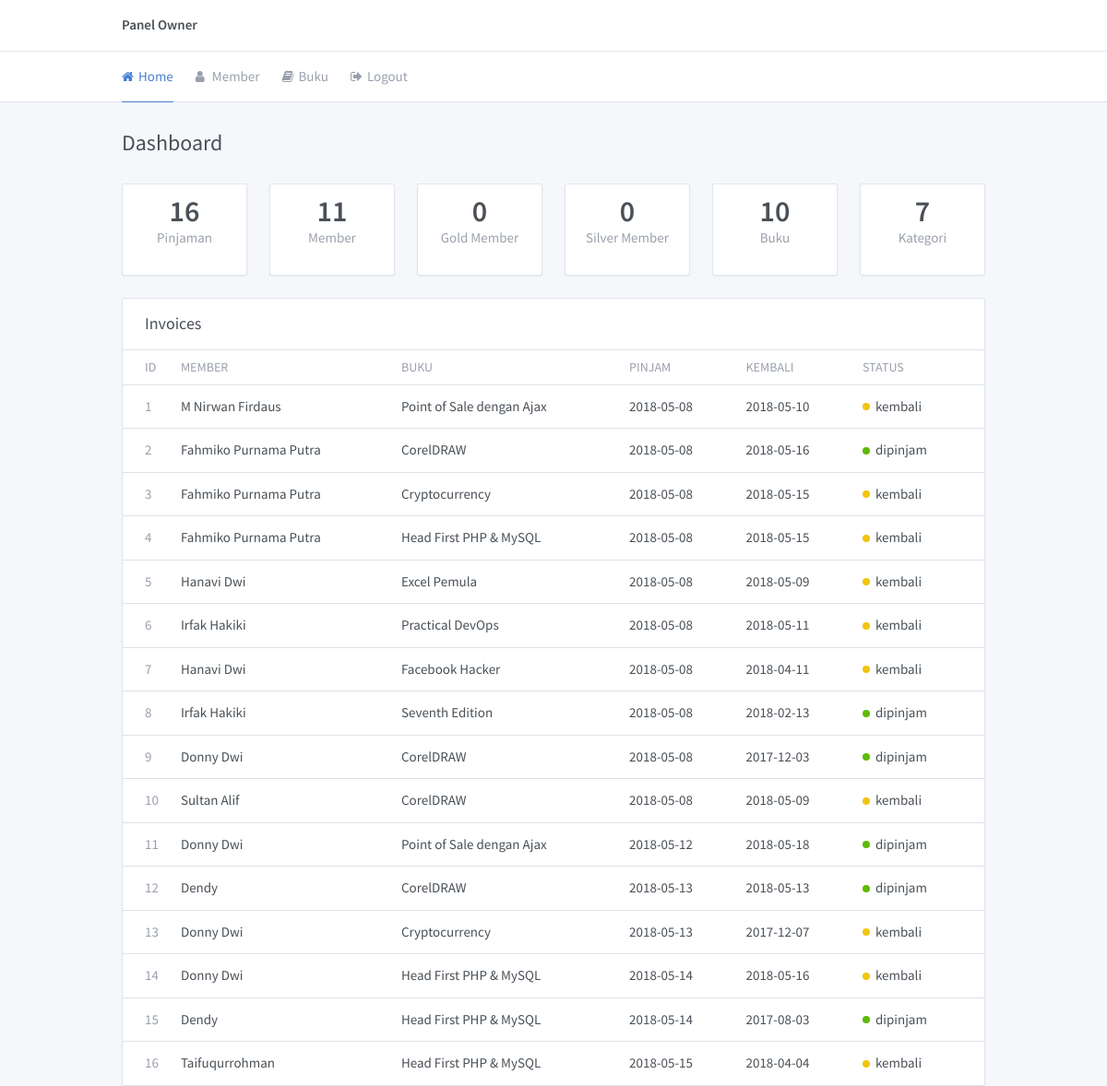
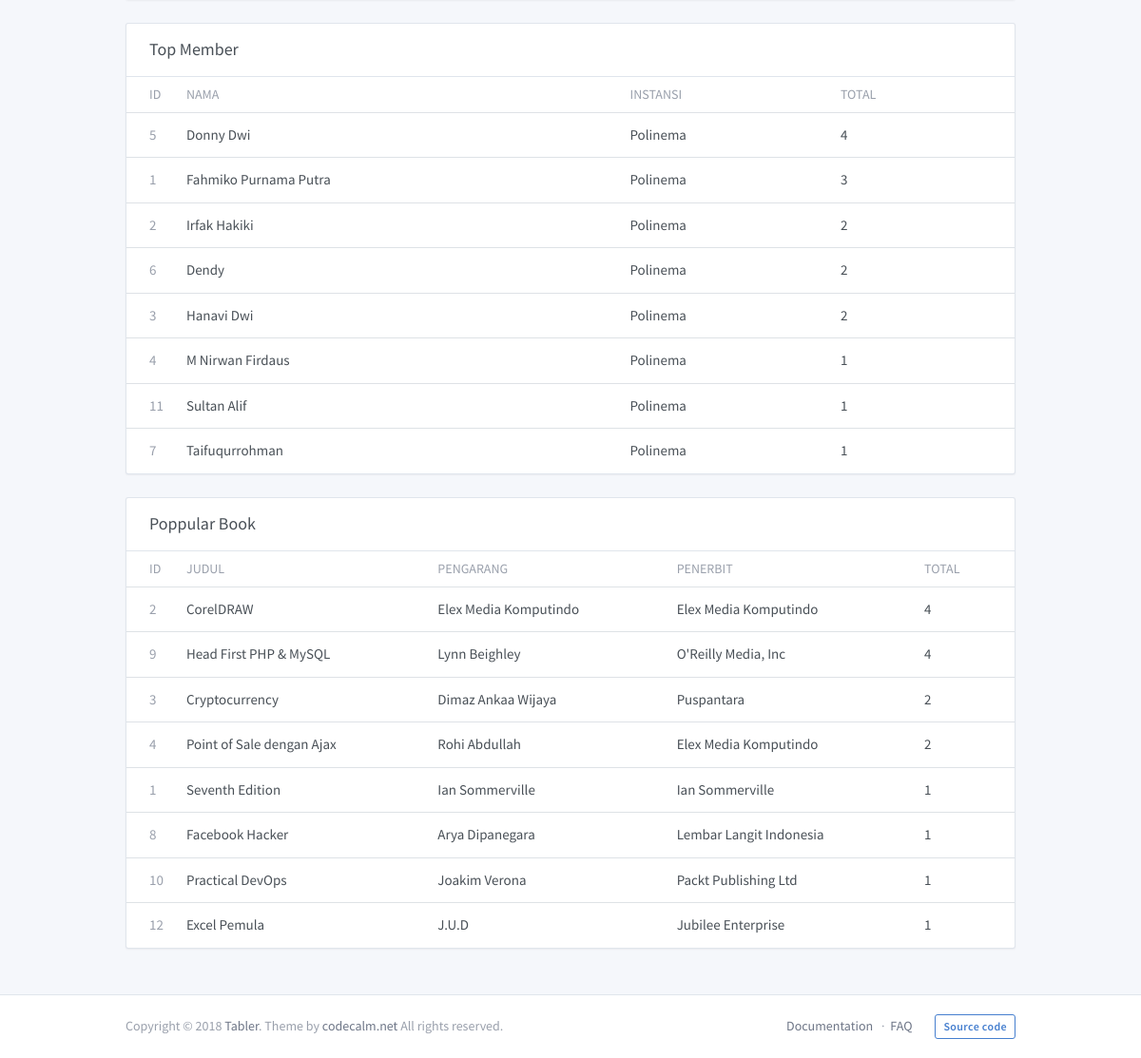
The page /index.php/owner on the database as committed earlier (2 pictures, top to bottom).
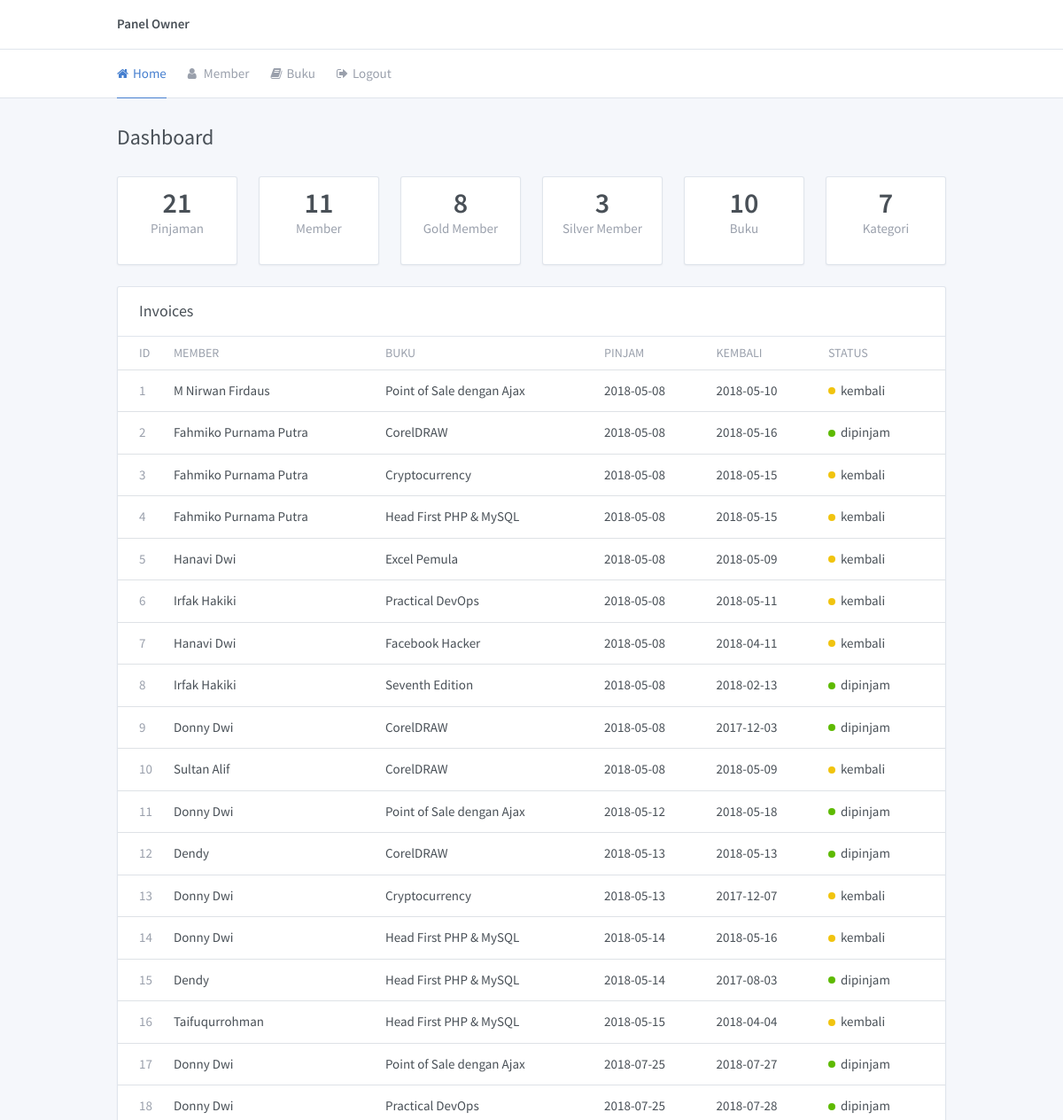
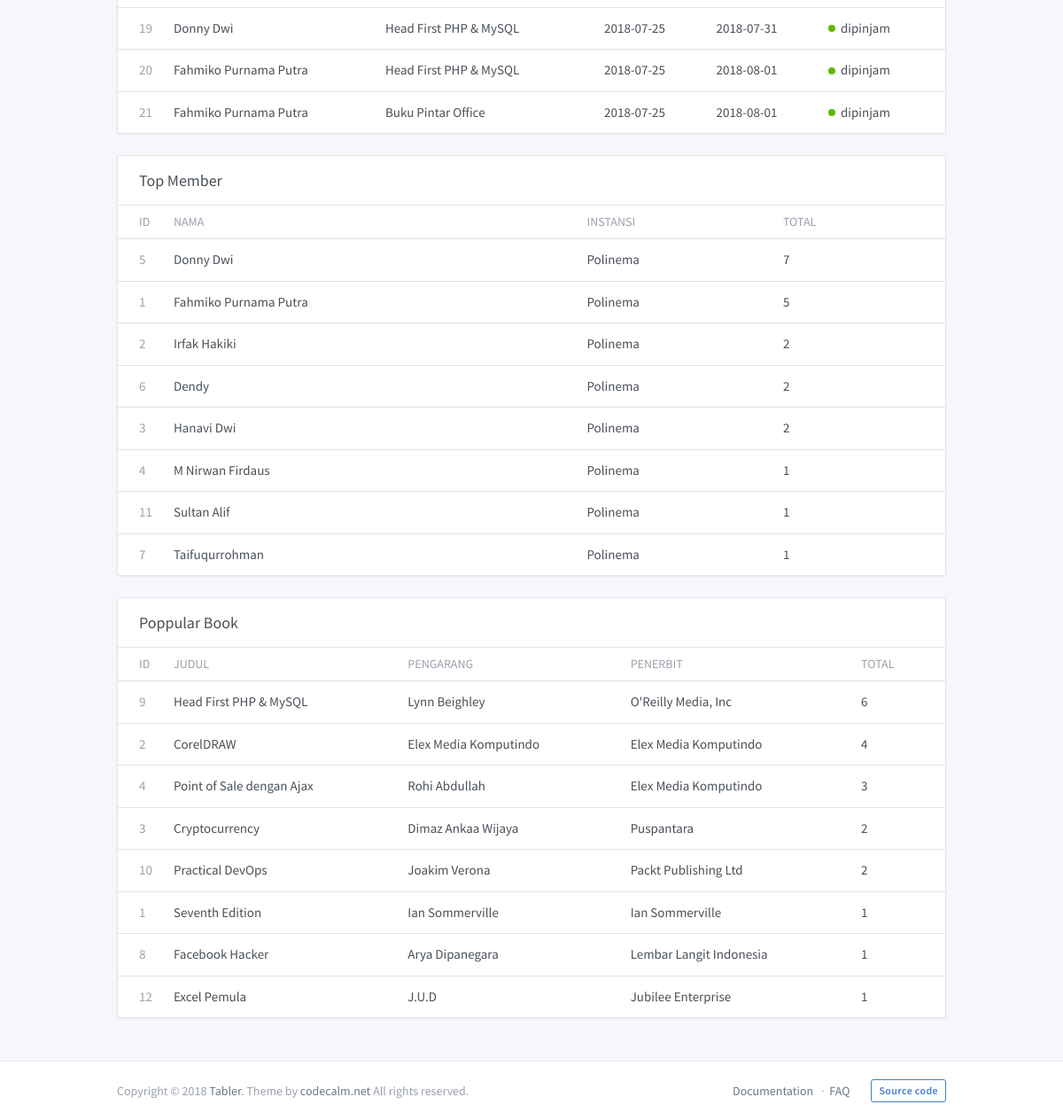
The same page on the database as committed later (2 pictures, top to bottom).
### tables this page shows
CREATE TABLE `pinjaman` (
  `id_pinjaman` int(11) NOT NULL,
  `id_member` int(11) NOT NULL,
  `id_buku` int(11) NOT NULL,
  `id_user` int(11) DEFAULT NULL,
  `tgl_pinjam` date NOT NULL,
  `tgl_kembali` date NOT NULL,
  `catatan` text NOT NULL,
  `status` enum('dipinjam','kembali') NOT NULL,
  `denda` int(11) NOT NULL DEFAULT '0'
);

CREATE TABLE `member` (
  `id_member` int(11) NOT NULL,
  `usr_member` varchar(25) NOT NULL,
  `password` varchar(50) NOT NULL,
  `nama` varchar(25) NOT NULL,
  `alamat` varchar(50) NOT NULL,
  `instansi` varchar(25) NOT NULL,
  `type` enum('gold','silver') NOT NULL
);

CREATE TABLE `buku` (
  `id_buku` int(11) NOT NULL,
  `id_kategori` int(11) NOT NULL,
  `judul` varchar(50) NOT NULL,
  `keterangan` text NOT NULL,
  `tahun_terbit` year(4) NOT NULL,
  `bahasa` varchar(25) NOT NULL,
  `pengarang` varchar(25) NOT NULL,
  `penerbit` varchar(25) NOT NULL,
  `gambar` varchar(100) NOT NULL
);

### application/controllers/Owner.php (called while the page is built, shortened)
<?php
class Owner extends CI_Controller {
	public function __construct()
	{
		$this->load->model(array('data_pinjaman','data_perpustakaan','data_member'));
	}
	public function index()
	{
		$data['pinjaman'] = $this->data_pinjaman->get_data_pinjaman();
		$data['member'] = $this->data_pinjaman->get_popular_member();
		$data['buku'] = $this->data_pinjaman->get_popular_book();
		$data['total_member'] = $this->data_perpustakaan->get_data('member')->num_rows();
		$data['total_buku'] = $this->data_perpustakaan->get_data('buku')->num_rows();
		$data['total_gold'] = $this->data_member->get_total('gold')->num_rows();
		$data['total_silver'] = $this->data_member->get_total('silver')->num_rows();
		$data['total_pinjaman'] = $this->data_perpustakaan->get_data('pinjaman')->num_rows();
		$data['total_kategori'] = $this->data_perpustakaan->get_data('kategori')->num_rows();
		$this->load->view('owner/header');
		$this->load->view('owner/dashboard', $data);
		$this->load->view('owner/footer');
	}
}
?>

### index.php (called while the page is built, shortened)
<?php
require_once BASEPATH.'core/CodeIgniter.php';

### application/models/data_pinjaman.php (called while the page is built, shortened)
<?php
class Data_pinjaman extends CI_Model {
		public function get_data_pinjaman(){
			$this->db->select('*');
			$this->db->from('pinjaman');
			$this->db->join('member', 'pinjaman.id_member = member.id_member');
			$this->db->join('buku', 'pinjaman.id_buku = buku.id_buku');
			$query = $this->db->get();
			return $query;
		}
		public function get_popular_book(){
			$this->db->select(array('buku.*',"count(pinjaman.id_buku) as total"));
			$this->db->from('pinjaman');
			$this->db->join('buku', 'pinjaman.id_buku = buku.id_buku');
			$this->db->group_by('id_buku');
			$this->db->order_by('total', 'desc');
			$this->db->limit(8);
			$query = $this->db->get();
			return $query;
		}
		public function get_popular_member(){
			$this->db->select(array('member.*',"count(pinjaman.id_member) as total"));
			$this->db->from('pinjaman');
			$this->db->join('member', 'pinjaman.id_member = member.id_member');
			$this->db->group_by('id_member');
			$this->db->order_by('total', 'desc');
			$query = $this->db->get();
			return $query;
		}
}

### application/views/owner/dashboard.php (the view)
<div class="my-3 my-md-5">
          <div class="container">
            <div class="page-header">
              <h1 class="page-title">
                Dashboard
              </h1>
            </div>
            <div class="row row-cards">
              <div class="col-6 col-sm-4 col-lg-2">
                <div class="card">
                  <div class="card-body p-3 text-center">
                    <div class="h1 m-0"><?=$total_pinjaman?></div>
                    <div class="text-muted mb-4">Pinjaman</div>
                  </div>
                </div>
              </div>
              <div class="col-6 col-sm-4 col-lg-2">
                <div class="card">
                  <div class="card-body p-3 text-center">
                    <div class="h1 m-0"><?=$total_member?></div>
                    <div class="text-muted mb-4">Member</div>
                  </div>
                </div>
              </div>
              <div class="col-6 col-sm-4 col-lg-2">
                <div class="card">
                  <div class="card-body p-3 text-center">
                    <div class="h1 m-0"><?=$total_gold?></div>
                    <div class="text-muted mb-4">Gold Member</div>
                  </div>
                </div>
              </div>
              <div class="col-6 col-sm-4 col-lg-2">
                <div class="card">
                  <div class="card-body p-3 text-center">
                    <div class="h1 m-0"><?=$total_silver?></div>
                    <div class="text-muted mb-4">Silver Member</div>
                  </div>
                </div>
              </div>
              <div class="col-6 col-sm-4 col-lg-2">
                <div class="card">
                  <div class="card-body p-3 text-center">
                    <div class="h1 m-0"><?=$total_buku?></div>
                    <div class="text-muted mb-4">Buku</div>
                  </div>
                </div>
              </div>
              <div class="col-6 col-sm-4 col-lg-2">
                <div class="card">
                  <div class="card-body p-3 text-center">
                    <div class="h1 m-0"><?=$total_kategori?></div>
                    <div class="text-muted mb-4">Kategori</div>
                  </div>
                </div>
              </div>
              <div class="col-12">
                <div class="card">
                  <div class="card-header">
                    <h3 class="card-title">Invoices</h3>
                  </div>
                  <div class="table-responsive">
                    <table class="table card-table table-vcenter text-nowrap">
                      <thead>
                        <tr>
                          <th class="w-1">ID</th>
                          <th>Member</th>
                          <th>Buku</th>
                          <th>Pinjam</th>
                          <th>Kembali</th>
                          <th>Status</th>
                        </tr>
                      </thead>
                      <tbody>
                        <?php foreach($pinjaman->result() as $row) : ?>
                        <tr>
                          <td><span class="text-muted"><?=$row->id_pinjaman?></span></td>
                          <td><a href="invoice.html" class="text-inherit"><?=$row->nama?></a></td>
                          <td>
                            <?=$row->judul?>
                          </td>
                          <td>
                            <?=$row->tgl_pinjam?>
                          </td>
                          <td>
                            <?=$row->tgl_kembali?>
                          </td>
                          <td>
                            <?php
                              if($row->status == 'dipinjam'){
                                  echo "<span class='status-icon bg-success'></span>".$row->status;
                              }else{
                                  echo "<span class='status-icon bg-warning'></span>".$row->status;
                              }
                             ?>
                          </td>
                        </tr>
                      <?php endforeach; ?>
                      </tbody>
                    </table>
                  </div>
                </div>
              </div>
              <div class="col-12" id="member">
                <div class="card">
                  <div class="card-header">
                    <h3 class="card-title">Top Member</h3>
                  </div>
                  <div class="table-responsive">
                    <table class="table card-table table-vcenter text-nowrap">
                      <thead>
                        <tr>
                          <th class="w-1">ID</th>
                          <th>Nama</th>
                          <th>Instansi</th>
                          <th>Total</th>
                        </tr>
                      </thead>
                      <tbody>
                        <?php foreach($member->result() as $row) : ?>
                        <tr>
                          <td><span class="text-muted"><?=$row->id_member?></span></td>
                          <td><a href="invoice.html" class="text-inherit"><?=$row->nama?></a></td>
                          <td><?=$row->instansi?></td>
                          <td><?=$row->total?></td>
                        </tr>
                      <?php endforeach; ?>
                      </tbody>
                    </table>
                  </div>
                </div>
              </div>
              <div class="col-12" id="buku">
                <div class="card">
                  <div class="card-header">
                    <h3 class="card-title">Poppular Book</h3>
                  </div>
                  <div class="table-responsive">
                    <table class="table card-table table-vcenter text-nowrap">
                      <thead>
                        <tr>
                          <th class="w-1">ID</th>
                          <th>Judul</th>
                          <th>Pengarang</th>
                          <th>Penerbit</th>
                          <th>Total</th>
                        </tr>
                      </thead>
                      <tbody>
                        <?php foreach($buku->result() as $row) : ?>
                        <tr>
                          <td><span class="text-muted"><?=$row->id_buku?></span></td>
                          <td><a href="invoice.html" class="text-inherit"><?=$row->judul?></a></td>
                          <td><?=$row->pengarang?></td>
                          <td><?=$row->penerbit?></td>
                          <td><?=$row->total?></td>
                        </tr>
                      <?php endforeach; ?>
                      </tbody>
                    </table>
                  </div>
                </div>
              </div>
            </div>
          </div>
        </div>
      </div>
  </div></div>

### application/views/owner/header.php (shortened to what this page needs)
<!doctype html>
<html lang="en" dir="ltr">
  <head>
    <link rel="stylesheet" href="https://maxcdn.bootstrapcdn.com/font-awesome/4.7.0/css/font-awesome.min.css">
    <link href="<?=base_url()?>assets/css/dashboard.css" rel="stylesheet" />
  </head>
  <body class="">
    <div class="page">
      <div class="page-main">
        <div class="header py-4">
          <div class="container">
            <div class="d-flex">
              <b>Panel Owner</b>
            </div>
          </div>
        </div>
        <div class="header collapse d-lg-flex p-0" id="headerMenuCollapse">
          <div class="container">
            <div class="row align-items-center">
              <div class="col-lg order-lg-first">
                <ul class="nav nav-tabs border-0 flex-column flex-lg-row">
                  <li class="nav-item">
                    <a href="./index.html" class="nav-link active"><i class="fa fa-home"></i> Home</a>
                  </li>
                  <li class="nav-item">
                    <a href="#member" class="nav-link"><i class="fa fa-user"></i> Member</a>
                  </li>
                  <li class="nav-item dropdown">
                    <a href="#buku" class="nav-link"><i class="fa fa-book"></i> Buku</a>
                  </li>
                  <li class="nav-item dropdown">
                    <a href="<?=site_url()?>admin/logout" class="nav-link"><i class="fa fa-sign-out"></i> Logout</a>
                  </li>
                </ul>
              </div>
            </div>
          </div>
        </div>

### application/views/owner/footer.php (shortened to what this page needs)
      <footer class="footer">
        <div class="container">
          <div class="row align-items-center flex-row-reverse">
            <div class="col-auto ml-lg-auto">
              <div class="row align-items-center">
                <div class="col-auto">
                  <ul class="list-inline list-inline-dots mb-0">
                    <li class="list-inline-item"><a href="./docs/index.html">Documentation</a></li>
                    <li class="list-inline-item"><a href="./faq.html">FAQ</a></li>
                  </ul>
                </div>
                <div class="col-auto">
                  <a href="https://github.com/tabler/tabler" class="btn btn-outline-primary btn-sm">Source code</a>
                </div>
              </div>
            </div>
            <div class="col-12 col-lg-auto mt-3 mt-lg-0 text-center">
              Copyright © 2018 <a href=".">Tabler</a>. Theme by <a href="https://codecalm.net" target="_blank">codecalm.net</a> All rights reserved.
            </div>
          </div>
        </div>
      </footer>
  </body>
</html>

Rows that differ between the two databases and show on the page:
added pinjaman: id_pinjaman "17", id_member.nama "Donny Dwi", id_buku.judul "Point of Sale dengan Ajax", tgl_pinjam "2018-07-25", tgl_kembali "2018-07-27", status "dipinjam"
added pinjaman: id_pinjaman "18", id_member.nama "Donny Dwi", id_buku.judul "Practical DevOps", tgl_pinjam "2018-07-25", tgl_kembali "2018-07-28", status "dipinjam"
added pinjaman: id_pinjaman "19", id_member.nama "Donny Dwi", id_buku.judul "Head First PHP & MySQL", tgl_pinjam "2018-07-25", tgl_kembali "2018-07-31", status "dipinjam"
added pinjaman: id_pinjaman "20", id_member.nama "Fahmiko Purnama Putra", id_buku.judul "Head First PHP & MySQL", tgl_pinjam "2018-07-25", tgl_kembali "2018-08-01", status "dipinjam"
added pinjaman: id_pinjaman "21", id_member.nama "Fahmiko Purnama Putra", id_buku.judul "Buku Pintar Office", tgl_pinjam "2018-07-25", tgl_kembali "2018-08-01", status "dipinjam"
changed member "Donny Dwi": total "4" → "7"
changed member "Fahmiko Purnama Putra": total "3" → "5"
shown differently, row unchanged: buku "Head First PHP & MySQL": total "4" → "6"; moves up the list
shown differently, row unchanged: buku "Point of Sale dengan Ajax": total "2" → "3"; moves up the list
shown differently, row unchanged: buku "Practical DevOps": total "1" → "2"; moves up the list
Other text that changed with them:
$total_pinjaman: "16" → "21"
$total_gold: "0" → "8"
$total_silver: "0" → "3"
